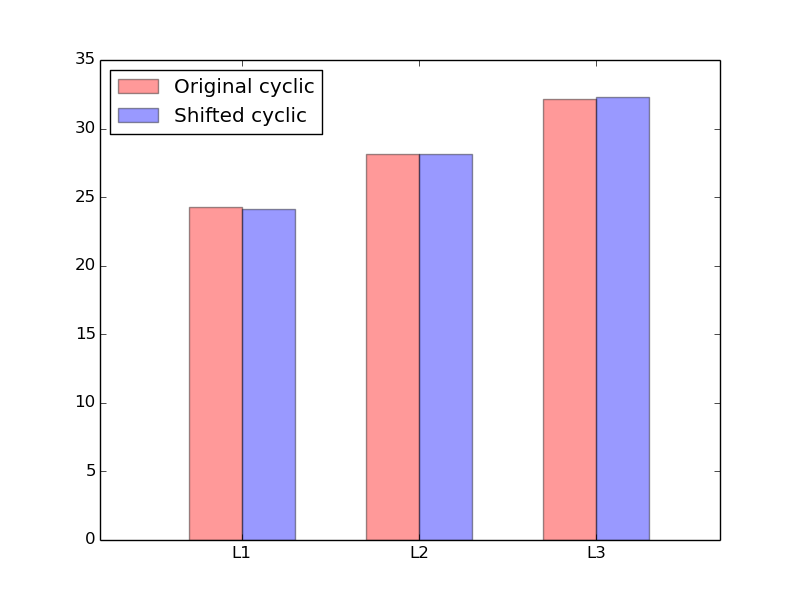

This figure's Python source:



# read data file
def read_data(filename,line=0):
    result = 0
    with open(filename) as f:
        for i,number in enumerate(f):
            if i==line:
                result = int(number)
                break
    return result


# read experiment files
def read_experiments(SC=2,RT=3,MD=7,rtime=0):
    result_sc = []
    for sc in range(SC):
        result_rt = []
        for rt in range(RT):
            result_md = []
            for md in range(MD):
                filename = "data/EXP_SC{}_RT{}_MD{}.totaltime.txt".format(sc,rt+1,md+1)
                print(filename)
                datum = read_data(filename)
                result_md.append(datum)
            result_rt.append(sum(result_md)*1./len(result_md)-rtime)
        result_sc.append(result_rt)
    print(result_sc)
    return result_sc


if __name__ == "__main__":
    import matplotlib.pyplot as plt
    clabels = ['Original cyclic','Shifted cyclic']
    #clabels = ['Original cyclic','Shifted cyclic','Optimal cyclic']
    RT=3 # L1,L2,L3
    MD=7 # dead machine 1,2,3,4,5,6,7
    rtime=0 # running time (manual)
    SC=len(clabels) # cyclic=0,1
    colors = ['red','blue','green']
    data = read_experiments(SC=SC,RT=RT,MD=MD,rtime=rtime)
    xlabels = ["L{}".format(i+1) for i in range(RT)]
    width = 1./len(clabels)*0.6
    fig = plt.figure()
    for i,(y,color) in enumerate(zip(data,colors)):
        x = [j+i*width for j,_ in enumerate(y)]
        plt.bar(x,y,color=color,alpha=0.4,width=width)
    plt.xticks(x, xlabels)
    plt.legend(clabels,loc='upper left')
    plt.xlim([-0.5,RT])
    plt.savefig('draw.png')
    #plt.show()
